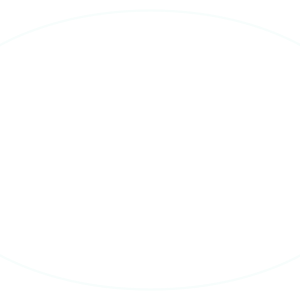
Frame 1 (no input)
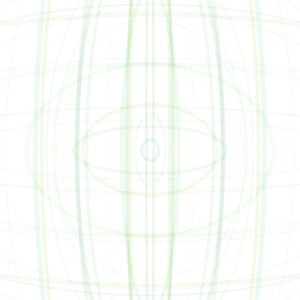
Frame 60 (the mouse pressed at the canvas centre just before this capture)
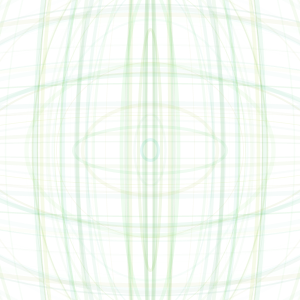
Frame 120 (the mouse held since frame 60 and released just before this capture)

The Processing sketch that drew these frames (run headless with seeded random() and noise(); from frame 60 on, the mouse is pressed at the canvas centre):

// Processing sketch: processing_2036
// ── processing_2036.pde

float colPral = random(50);
float diametro = random(40);

void setup(){
  size(300,300);
  background(255);
  noFill();
  smooth();
  colorMode(HSB, 200);
}

void draw(){
  frameRate(90);
  translate(width/2,height/2);
  stroke(colPral + random(65),200 + random(30),100 +random(65), random(20));
  strokeWeight(random(5));
  ellipse(0,0, diametro*random(80), diametro*random(80));
  
}
